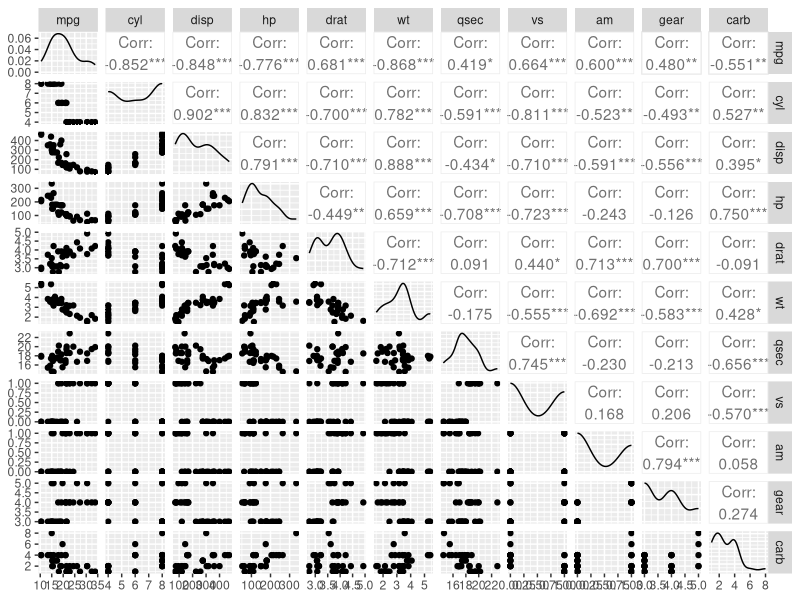
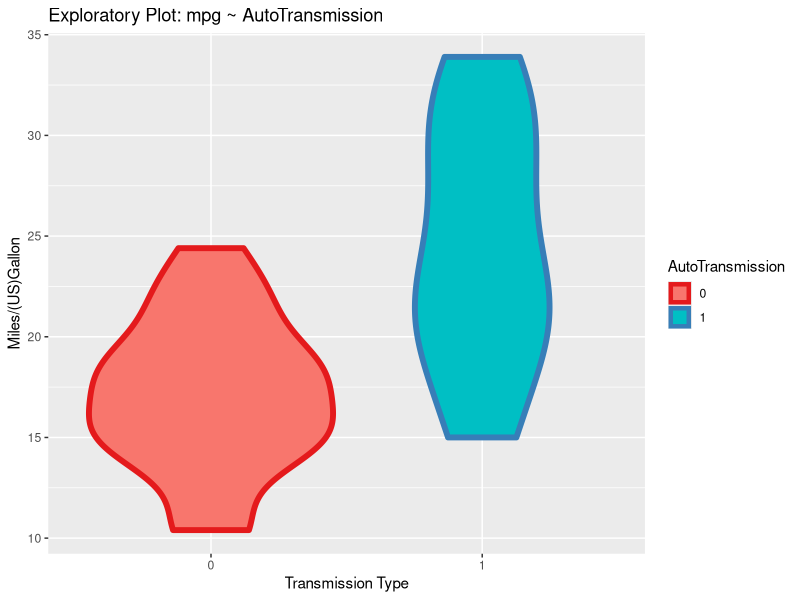
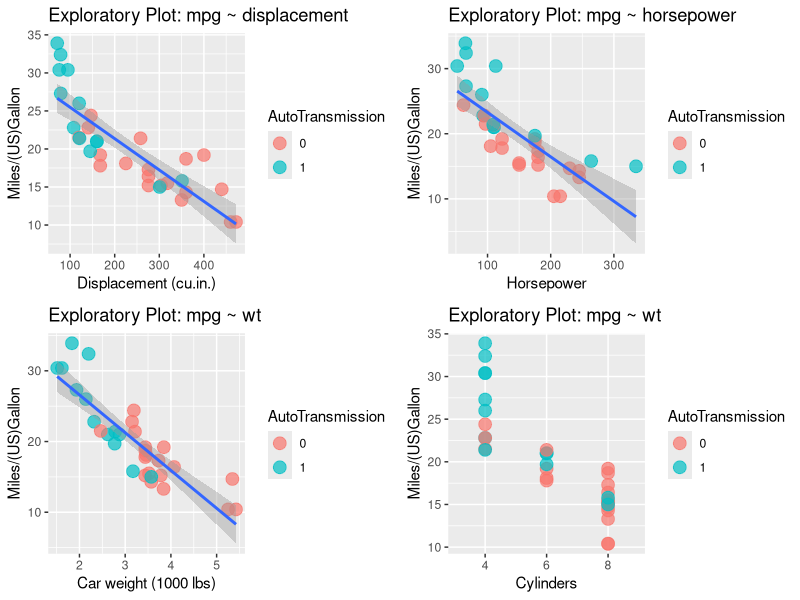
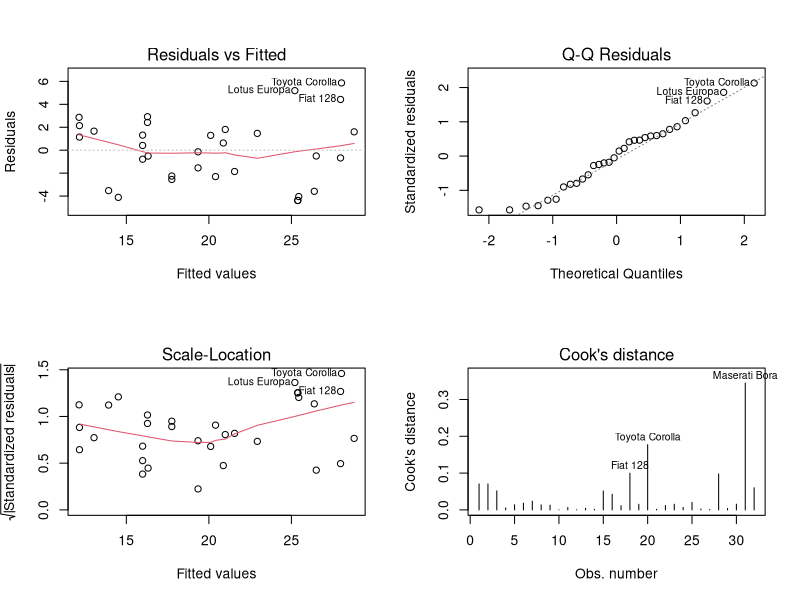

The R script that drew these images, in order:
library(ggplot2);library(GGally);library(dplyr);library(grid);library(gridExtra)
data(mtcars);

ggpairs(mtcars)

mtcars2<-mutate(mtcars,mpg,disp,wt,hp,Cylinder=as.factor(cyl),AutoTransmission=as.factor(am))
mtcars2<-select(mtcars2,mpg,disp,wt,hp,Cylinder,AutoTransmission)

(g1<-ggplot(data=mtcars2,aes(x=AutoTransmission,y=mpg,col=AutoTransmission))+geom_violin(aes(fill=AutoTransmission),size=2)
+scale_color_brewer(palette="Set1")
+ggtitle("Exploratory Plot: mpg ~ AutoTransmission")
+labs(x="Transmission Type",y="Miles/(US)Gallon"))



g2<-ggplot(data=mtcars2,aes(x=disp,y=mpg))+geom_point(size=4,alpha=0.7,aes(col=AutoTransmission))+geom_smooth(method="lm")+ggtitle("Exploratory Plot: mpg ~ displacement")+labs(x="Displacement (cu.in.)",y="Miles/(US)Gallon")
g3<-ggplot(data=mtcars2,aes(x=hp,y=mpg))+geom_point(size=4,alpha=0.7,aes(col=AutoTransmission))+geom_smooth(method="lm")+ggtitle("Exploratory Plot: mpg ~ horsepower")+labs(x="Horsepower",y="Miles/(US)Gallon")
g4<-ggplot(data=mtcars2,aes(x=wt,y=mpg))+geom_point(size=4,alpha=0.7,aes(col=AutoTransmission))+geom_smooth(method="lm")+ggtitle("Exploratory Plot: mpg ~ wt")+labs(x="Car weight (1000 lbs)",y="Miles/(US)Gallon")
g5<-ggplot(data=mtcars2,aes(x=Cylinder,y=mpg))+geom_point(size=4,alpha=0.7,aes(col=AutoTransmission))+ggtitle("Exploratory Plot: mpg ~ wt")+labs(x="Cylinders",y="Miles/(US)Gallon")
grid.arrange(g2,g3,g4,g5,ncol=2)

fit_all<-lm(data=mtcars2,mpg~hp+AutoTransmission)
par(mfrow=c(2,2))
for (i in 1:4){
        plot(fit_all,which=i)
}

